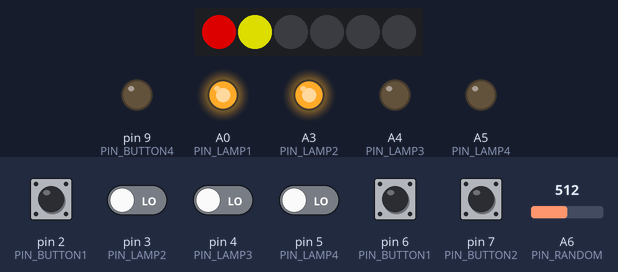
Recording of a program running on a simulated Arduino Nano, built with avr-gcc and run on an emulated ATmega328P. On the bench: 6 RGB LEDs in strip order, left to right, output pins drawn as LEDs (lit = HIGH). Inputs (shaded band) come from the test bench; at power-on: pin 2 (PIN_BUTTON1), pin 3 (PIN_LAMP2), pin 4 (PIN_LAMP3), pin 5 (PIN_LAMP4), pin 6 (PIN_BUTTON1), pin 7 (PIN_BUTTON2) LOW, A6 (PIN_RANDOM) = 512. Dim RGB values are drawn brighter than linear; random numbers use the default seed unless the program sets one; the audio player accepts every command and is not drawn.

Above: at 1.1 s.
At 1.6 s:
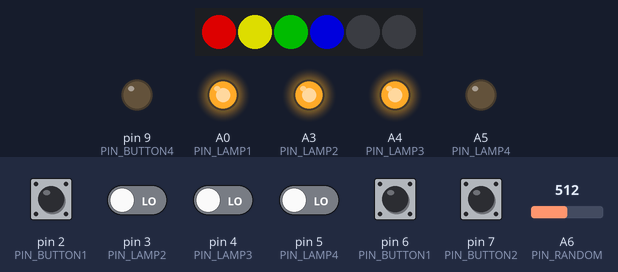
At 4.1 s:
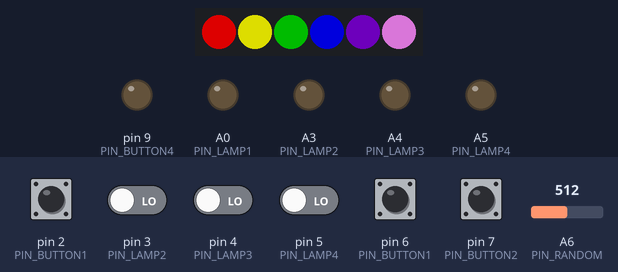
At 6.7 s:
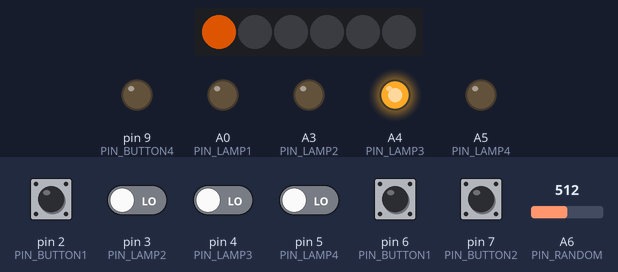
At 16.8 s:
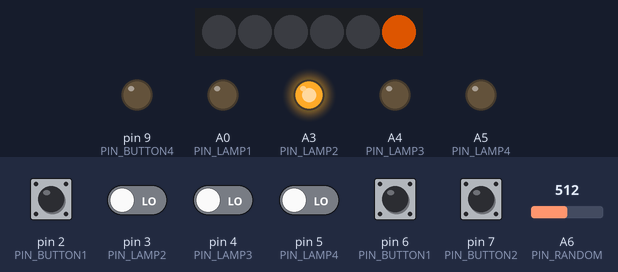
At 39.4 s:
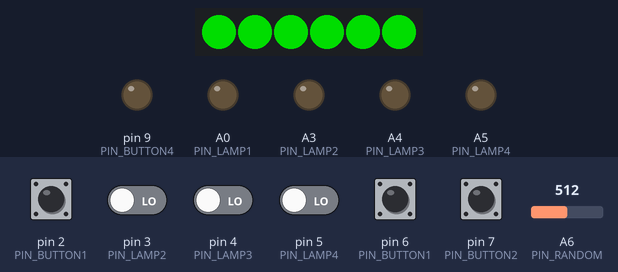
Timing chart, 0 to 40.0 s (numbered marks = the images above):
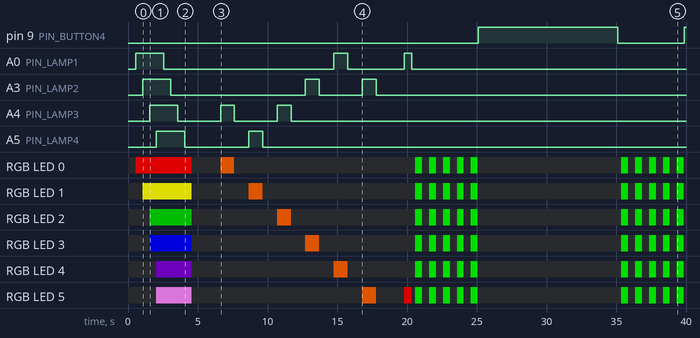

Measured:
- by itself, pin 9 (PIN_BUTTON4): LOW → HIGH at 25.1 s, → LOW 10.0 s later, → HIGH 4.8 s later
- by itself, A0 (PIN_LAMP1): goes LOW 12.2 s, HIGH 1.0 s, LOW 4.1 s, HIGH 0.53 s, then LOW
- by itself, A3 (PIN_LAMP2): goes LOW 9.7 s, HIGH 1.0 s, LOW 3.1 s, HIGH 1.0 s, then LOW
- by itself, A4 (PIN_LAMP3): alternates HIGH for 1.0 s and LOW for 3.1 s, 5 changes in all, then stays LOW
- by itself, A5 (PIN_LAMP4): HIGH → LOW at 4.1 s, → HIGH 4.6 s later, → LOW 1.0 s later
- by itself, RGB LED 2: off → RGB(0, 75, 0) at 1.5 s, → off 3.0 s later, → RGB(150, 58, 0) 6.1 s later, → off 1.0 s later, … (24 changes in this stretch)
- by itself, RGB LED 3: off → RGB(0, 0, 150) at 1.5 s, → off 3.0 s later, → RGB(150, 58, 0) 8.2 s later, → off 1.0 s later, … (24 changes in this stretch)

The program:

main.cpp
```cpp
#include "main.h"
#include "functions.h"

//========== DEFINES ===========================================================
//========== STRUCTURES ========================================================
//========== VARIABLES =========================================================
uint8_t reset_counter;
uint8_t stage;
uint8_t subStage;
uint8_t keyNum;
long time;

SoftwareSerial softSerial( PLAYER_RX, PLAYER_TX );
DFRobotDFPlayerMini myDFPlayer;

// extern "C" {
	uint8_t keys[][ LEDS_COUNT ] = {
		{ 1, 2, 1, 2, 3, 4 },
		{ 1, 2, 1, 2, 4, 3 },
		{ 1, 2, 3, 1, 2, 4 },
		{ 1, 2, 3, 1, 3, 4 },
		{ 1, 2, 3, 1, 4, 2 },
		{ 1, 2, 3, 1, 4, 3 },
		{ 1, 2, 3, 2, 1, 4 },
		{ 1, 2, 3, 2, 3, 4 },
		{ 1, 2, 3, 2, 4, 1 },
		{ 1, 2, 3, 4, 3, 1 },
		{ 1, 2, 4, 1, 2, 3 },
		{ 1, 2, 4, 1, 3, 2 },
		{ 1, 2, 4, 2, 1, 3 },
		{ 1, 2, 4, 2, 3, 1 },
		{ 1, 2, 4, 3, 1, 2 },
		{ 1, 2, 4, 3, 1, 3 },
		{ 1, 2, 4, 3, 1, 4 },
		{ 1, 2, 4, 3, 2, 1 },
		{ 1, 2, 4, 3, 2, 3 },
		{ 1, 2, 4, 3, 2, 4 },
		{ 1, 2, 4, 3, 4, 1 },
		{ 1, 2, 4, 3, 4, 2 },
		{ 1, 2, 4, 3, 4, 3 },
		{ 1, 3, 2, 3, 2, 4 },
		{ 1, 3, 2, 3, 4, 2 },
		{ 1, 3, 2, 3, 1, 4 },
		{ 1, 3, 2, 3, 4, 1 },
		{ 1, 4, 2, 3, 4, 2 },
		{ 1, 4, 2, 3, 2, 4 },
		{ 1, 4, 2, 3, 2, 1 },
		{ 2, 1, 2, 4, 3, 1 },
		{ 2, 3, 1, 4, 2, 1 },
		{ 2, 3, 4, 1, 4, 3 },
		{ 2, 3, 4, 1, 3, 4 },
		{ 2, 4, 1, 3, 4, 1 },
		{ 2, 4, 2, 3, 1, 4 },
		{ 3, 1, 2, 3, 4, 1 },
		{ 3, 1, 2, 3, 1, 4 },
		{ 3, 1, 2, 3, 4, 2 },
		{ 3, 1, 2, 3, 2, 4 },
		{ 3, 2, 1, 3, 1, 4 },
		{ 3, 2, 1, 3, 4, 1 },
		{ 3, 2, 1, 3, 2, 4 },
		{ 3, 2, 1, 3, 4, 2 },
		{ 3, 2, 1, 4, 1, 2 },
		{ 3, 2, 1, 4, 1, 3 },
		{ 3, 2, 1, 4, 1, 4 },
		{ 3, 2, 1, 4, 2, 1 },
		{ 3, 2, 1, 4, 2, 3 },
		{ 3, 2, 1, 4, 2, 4 },
		{ 3, 2, 1, 4, 3, 1 },
		{ 3, 2, 1, 4, 3, 2 },
		{ 3, 2, 1, 4, 3, 4 },
		{ 3, 4, 3, 2, 1, 2 },
		{ 3, 4, 2, 3, 1, 2 },
		{ 4, 1, 3, 2, 1, 4 },
		{ 4, 2, 3, 2, 1, 4 },
		{ 4, 2, 1, 2, 4, 3 },
		{ 4, 1, 2, 4, 3, 2 },
		{ 4, 3, 4, 2, 3, 1 },
	};
// };

Adafruit_NeoPixel pixels( LEDS_COUNT, PIN_LEDS, NEO_GRB + NEO_KHZ800 );

#ifdef __SERVO
	Servo servo;
#endif

//========== FUNCTIONS =========================================================
void setup()
{
	stage					= Stage::init;
	keyNum					= 0;

	pinMode( PIN_LAMP1, OUTPUT );
	pinMode( PIN_LAMP2, OUTPUT );
	pinMode( PIN_LAMP3, OUTPUT );
	pinMode( PIN_LAMP4, OUTPUT );

	// pinMode( PIN_BEEPER, INPUT );

	pinMode( PIN_BUTTON1, INPUT );
	pinMode( PIN_BUTTON2, INPUT );
	pinMode( PIN_BUTTON3, INPUT );
	pinMode( PIN_BUTTON4, INPUT );
	pinMode( PIN_BUTTON_END, INPUT );
	pinMode( PIN_BUTTON_START, INPUT );
	pinMode( PIN_RANDOM, INPUT );

	softSerial.begin( 9600 );
	if( !myDFPlayer.begin( softSerial, /*isACK = */true, /*doReset = */true)) {  //Use serial to communicate with mp3.
#ifdef __DEV
		Serial.println(F("Unable to begin:"));
		Serial.println(F("1.Please recheck the connection!"));
		Serial.println(F("2.Please insert the SD card!"));
#endif
		// while( 1 ) delay(0); // Code to compatible with ESP8266 watch dog.
	}
	myDFPlayer.volume( 15 );
	myDFPlayer.playMp3Folder( MELODY_INIT );

#ifdef __SERVO
	servo.attach( PIN_SERVO );
#else
	pinMode( PIN_SERVO, OUTPUT );
#endif
	lock();


	pixels.begin();
	pixels.clear();
	pixels.show();
	pixels.setBrightness( 150 );


	for( uint8_t i = 1; i <= LAMPS_COUNT; i++ ){
		if( i == 1 ){
			setLed( 0, 0xFF, 0, 0 ); pixels.show();
		}else if( i == 2 ){
			setLed( 1, 0xFF, 0xFF, 0 ); pixels.show();
		}else if( i == 3 ){
			setLed( 2, 0, 0x80, 0 );
			setLed( 3, 0, 0, 0xFF );
			pixels.show();
		}else if( i == 4 ){
			setLed( 4, 0x4B, 0, 0x82 );
			setLed( 5, 0xEE, 0x82, 0xEE );
			pixels.show();
		}
		onLamp( i ); delay( 500 );
	}


	// beep( 500, 1000 );
	// startMelody();
	// beep( 250, 500 );
	// beep( 300, 100 );
	// beep( 250, 500 );
	// beep( 400, 500 );
	// beep( 250, 100 );


	uint32_t seed = 0;
	for( uint8_t i = 0; i < 0xFF; i++ ){
		seed += analogRead( PIN_RANDOM );
	}
	randomSeed( seed );

	//Заполнение данных о лпмпочках
	keyNum = random( 0, sizeof( keys ) / LEDS_COUNT );

#ifdef __DEV
	Serial.begin( 9600 );
	Serial.println( "" );

	Serial.print( "[" );
	Serial.print( seed );
	Serial.print( "] " );
	Serial.print( "[" );
	Serial.print( keyNum );
	Serial.print( "] " );
	for( uint8_t i = 0; i < LEDS_COUNT; i++ ){
		Serial.print( keys[ keyNum ][ i ] );
		Serial.print( " " );
	}
	Serial.println( "" );
#endif


	for( uint8_t i = 1; i <= LAMPS_COUNT; i++ ){
		offLamp( i ); delay( 500 );
	}

	pixels.clear();
	pixels.show();
}

//-------------------------------------------------------------------------------
void loop()
{
	if( isPressButton( PIN_BUTTON_START ) ){
		if( stage == Stage::init ){
			setStage1();
		}
	}

	if( isPressButton( PIN_BUTTON1 ) ){
		if( stage == Stage::init || stage == Stage::game || stage == Stage::game_end ) onLamp( 1 );
		if( stage == Stage::game ) processStage2( 1 );
	}else{
		if( stage == Stage::init || stage == Stage::game || stage == Stage::game_end ) offLamp( 1 );
	}

	if( isPressButton( PIN_BUTTON2 ) ){
		if( stage == Stage::init || stage == Stage::game || stage == Stage::game_end ) onLamp( 2 );
		if( stage == Stage::game ) processStage2( 2 );
	}else{
		if( stage == Stage::init || stage == Stage::game || stage == Stage::game_end ) offLamp( 2 );
	}

	if( isPressButton( PIN_BUTTON3 ) ){
		if( stage == Stage::init || stage == Stage::game || stage == Stage::game_end ) onLamp( 3 );
		if( stage == Stage::game ) processStage2( 3 );
	}else{
		if( stage == Stage::init || stage == Stage::game || stage == Stage::game_end ) offLamp( 3 );
	}

	if( isPressButton( PIN_BUTTON4 ) ){
		if( stage == Stage::init || stage == Stage::game || stage == Stage::game_end ) onLamp( 4 );
		if( stage == Stage::game ) processStage2( 4 );
	}else{
		if( stage == Stage::init || stage == Stage::game || stage == Stage::game_end ) offLamp( 4 );
	}

	if( isPressButton( PIN_BUTTON_END ) ){
		setStage3();
	}

	if( stage == Stage::wait_to_reset ){
		if( reset_counter  ){
			unsigned long currentMillis = millis();
			if( currentMillis - time > 1000 ){
				reset_counter--;
				if( reset_counter == 0 ){
					lock();
					stage = Stage::init;
				}
				time = millis();
			}
		}else{
			lock();
			stage = Stage::init;
		}
	}
}
```

functions.h
```cpp
#ifndef _FUNCTIONS_H_
#define _FUNCTIONS_H_

#include <stdint.h>

//========== DEFINES ===========================================================
//========== STRUCTURES ========================================================
//========== VARIABLES =========================================================
//========== FUNCTIONS =========================================================
uint8_t isPressButton(const uint8_t pin);
void onLamp(const uint8_t lampNum);
void offLamp(const uint8_t lampNum);
void setLed(const uint8_t ledNum, uint8_t r, uint8_t g, uint8_t b);
/**
 * Стадия показа ключа
*/
void setStage1(void);
/**
 * Переход в стадию отгадывания (перемешевание ключа)
*/
void setStage2(void);
/**
 * Процесс отгадывания загадки
*/
void processStage2(const uint8_t button);
/**
 * Стадия анимации решенной загадки с последующим открыванием
*/
void setStage3(void);
void setStageError(void);
void beep(const uint16_t on, const uint16_t off = 0);
void startMelody(void);
void lock(void);
void unlock(void);


#endif // _FUNCTIONS_H_
```

main.h
```cpp
#ifndef _MAIN_H_
#define _MAIN_H_

#include <Arduino.h>
#include <Adafruit_NeoPixel.h>
#include <DFRobotDFPlayerMini.h>
#include <SoftwareSerial.h>

#ifdef __SERVO
	#include <Servo.h>
#endif

//========== DEFINES ===========================================================
#ifdef __VEMOS
	#define PIN_LAMP1										D1
	#define PIN_LAMP2										D3
	#define PIN_LAMP3										D4
	#define PIN_LAMP4										D5

	#define PIN_BUTTON1										D6
	#define PIN_BUTTON2										D7
	#define PIN_BUTTON3										D8
	#define PIN_BUTTON4										D9
	#define PIN_BUTTON_END									D10
	#define PIN_BUTTON_START								D10

	#define PIN_SERVO										D11

	#define PIN_LEDS										D2
#else
	#define PIN_LAMP1										A0
	#define PIN_LAMP2										A3
	#define PIN_LAMP3										A4
	#define PIN_LAMP4										A5

	#define PIN_BUTTON1										2
	#define PIN_BUTTON2										3
	#define PIN_BUTTON3										4
	#define PIN_BUTTON4										5
	#define PIN_BUTTON_END									6
	#define PIN_BUTTON_START								7

	#define PIN_SERVO										9

	#define PIN_LEDS										8
#endif

#define PIN_RANDOM											A6
#define PIN_BEEPER											13

#define SECS_BEFORE_RESET									60

#define LEDS_COUNT											6
#define LAMPS_COUNT											4

/// MP3 Player
#define PLAYER_TX											A1
#define PLAYER_RX											A2
#define MELODY_INIT											0
#define MELODY_START										1
#define MELODY_BEEP											2
#define MELODY_FALSE										3
#define MELODY_TRUE											4
#define MELODY_SUCCESS										5
#define MELODY_END											6

//========== STRUCTURES ========================================================
struct Stage
{
	enum{
		init,
		start,
		game,
		game_end,
		wait_to_reset,
	};
};

//========== VARIABLES =========================================================
extern uint8_t reset_counter;
extern uint8_t stage;
extern uint8_t subStage;
extern uint8_t keyNum;
extern uint8_t keys[][ LEDS_COUNT ];
extern Adafruit_NeoPixel pixels;
extern long time;
extern SoftwareSerial softSerial;
extern DFRobotDFPlayerMini myDFPlayer;

#ifdef __SERVO
	extern Servo servo;
#endif

//========== FUNCTIONS =========================================================


#endif // _MAIN_H_
```

pitches.h
```cpp
/*************************************************

 * Public Constants

 *************************************************/

#define NOTE_B0  31
#define NOTE_C1  33
#define NOTE_CS1 35
#define NOTE_D1  37
#define NOTE_DS1 39
#define NOTE_E1  41
#define NOTE_F1  44
#define NOTE_FS1 46
#define NOTE_G1  49
#define NOTE_GS1 52
#define NOTE_A1  55
#define NOTE_AS1 58
#define NOTE_B1  62
#define NOTE_C2  65
#define NOTE_CS2 69
#define NOTE_D2  73
#define NOTE_DS2 78
#define NOTE_E2  82
#define NOTE_F2  87
#define NOTE_FS2 93
#define NOTE_G2  98
#define NOTE_GS2 104
#define NOTE_A2  110
#define NOTE_AS2 117
#define NOTE_B2  123
#define NOTE_C3  131
#define NOTE_CS3 139
#define NOTE_D3  147
#define NOTE_DS3 156
#define NOTE_E3  165
#define NOTE_F3  175
#define NOTE_FS3 185
#define NOTE_G3  196
#define NOTE_GS3 208
#define NOTE_A3  220
#define NOTE_AS3 233
#define NOTE_B3  247
#define NOTE_C4  262
#define NOTE_CS4 277
#define NOTE_D4  294
#define NOTE_DS4 311
#define NOTE_E4  330
#define NOTE_F4  349
#define NOTE_FS4 370
#define NOTE_G4  392
#define NOTE_GS4 415
#define NOTE_A4  440
#define NOTE_AS4 466
#define NOTE_B4  494
#define NOTE_C5  523
#define NOTE_CS5 554
#define NOTE_D5  587
#define NOTE_DS5 622
#define NOTE_E5  659
#define NOTE_F5  698
#define NOTE_FS5 740
#define NOTE_G5  784
#define NOTE_GS5 831
#define NOTE_A5  880
#define NOTE_AS5 932
#define NOTE_B5  988
#define NOTE_C6  1047
#define NOTE_CS6 1109
#define NOTE_D6  1175
#define NOTE_DS6 1245
#define NOTE_E6  1319
#define NOTE_F6  1397
#define NOTE_FS6 1480
#define NOTE_G6  1568
#define NOTE_GS6 1661
#define NOTE_A6  1760
#define NOTE_AS6 1865
#define NOTE_B6  1976
#define NOTE_C7  2093
#define NOTE_CS7 2217
#define NOTE_D7  2349
#define NOTE_DS7 2489
#define NOTE_E7  2637
#define NOTE_F7  2794
#define NOTE_FS7 2960
#define NOTE_G7  3136
#define NOTE_GS7 3322
#define NOTE_A7  3520
#define NOTE_AS7 3729
#define NOTE_B7  3951
#define NOTE_C8  4186
#define NOTE_CS8 4435
#define NOTE_D8  4699
#define NOTE_DS8 4978
```

Source omitted: functions.cpp (8088 bytes)
